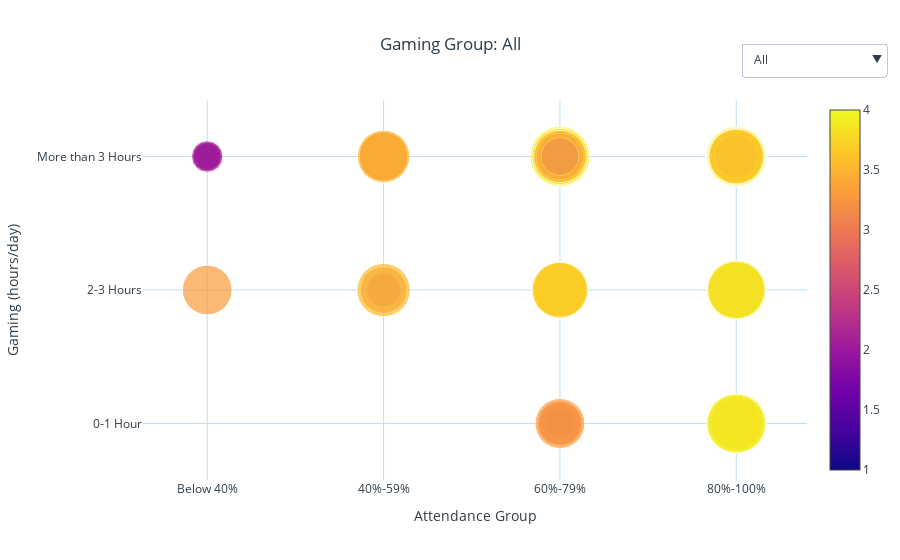

The notebook cell saved with this chart:
### Code cell
# Run eerste deze cel voordat je verder gaat 

# Hieronder de libraries die gebruikt zijn
import pandas as pd
import plotly.express as px
import plotly.graph_objects as go

# Hieronder laad je de datasets in
df1 = pd.read_csv("StudentPerformanceFactors.csv")
df2 = pd.read_csv("gameandgrade.csv")
df3 = pd.read_csv("ResearchInformation3.csv")

# Letop! krijg je een error dan heb je waarschijlijk een andere naam aan de datasets gegeven 
# of de datasets staan niet in dezelfde map als de jupyter notebook 

import pandas as pd
import plotly.graph_objects as go

# Load datasets
df1 = pd.read_csv("StudentPerformanceFactors.csv")
df2 = pd.read_csv("gameandgrade.csv")
df3 = pd.read_csv("ResearchInformation3.csv")

# Select the dataset with required columns
for df_candidate in [df1, df2, df3]:
    if {"Gaming", "Attendance", "Overall"}.issubset(df_candidate.columns):
        df = df_candidate
        break
else:
    raise ValueError("No dataset contains all required columns.")

# Clean and prepare data
df_clean = df[["Gaming", "Attendance", "Overall"]].dropna().copy()

# Define categorical order
gaming_order = ["More than 3 Hours", "2-3 Hours", "0-1 Hour"]
attendance_order = ["Below 40%", "40%-59%", "60%-79%", "80%-100%"]

df_clean["Gaming"] = pd.Categorical(df_clean["Gaming"], categories=gaming_order, ordered=True)
df_clean["Attendance"] = pd.Categorical(df_clean["Attendance"], categories=attendance_order, ordered=True)

# Create trace for "All"
trace_all = go.Scatter(
    x=df_clean["Attendance"],
    y=df_clean["Gaming"],
    mode='markers',
    name="All",
    visible=True,
    marker=dict(
        size=df_clean["Overall"] * 15,
        color=df_clean["Overall"],
        colorscale="Plasma",
        showscale=True  # Colorbar is shown
    ),
    text=[f"Attendance: {a}<br>Gaming: {g}<br>CGPA: {c:.2f}" 
          for a, g, c in zip(df_clean["Attendance"], df_clean["Gaming"], df_clean["Overall"])],
    hoverinfo='skip'
)

# Create traces per gaming group
group_traces = []
for group in gaming_order:
    group_data = df_clean[df_clean["Gaming"] == group]
    trace = go.Scatter(
        x=group_data["Attendance"],
        y=group_data["Gaming"],
        mode='markers',
        name=group,
        visible=False,
        marker=dict(
            size=group_data["Overall"] * 15,
            color=group_data["Overall"],
            colorscale="Plasma",
            showscale=True  # Colorbar
        ),
        text=[f"Attendance: {a}<br>CGPA: {c:.2f}" 
              for a, c in zip(group_data["Attendance"], group_data["Overall"])],
        hoverinfo='skip'
    )
    group_traces.append(trace)

# All traces
all_traces = [trace_all] + group_traces

# Dropdown buttons
dropdown_buttons = [
    dict(
        label="All",
        method="update",
        args=[
            {"visible": [True] + [False]*len(gaming_order)},
            {"title": "Gaming Group: All"}
        ]
    )
]

for i, group in enumerate(gaming_order):
    visible_array = [False] * (len(gaming_order) + 1)
    visible_array[i + 1] = True
    dropdown_buttons.append(
        dict(
            label=group,
            method="update",
            args=[
                {"visible": visible_array},
                {"title": f"Gaming Group: {group}"}
            ]
        )
    )

# Layout
layout = go.Layout(
    title="Gaming Group: All",
    xaxis=dict(title="Attendance Group", categoryorder='array', categoryarray=attendance_order),
    yaxis=dict(title="Gaming (hours/day)", categoryorder='array', categoryarray=gaming_order[::-1]),
    updatemenus=[
        dict(
            buttons=dropdown_buttons,
            direction="down",
            showactive=True,
            x=0.9,
            xanchor="left",
            y=1.15,
            yanchor="top"
        )
    ],
    margin=dict(t=100),
    height=600
)

# Show figure
fig = go.Figure(data=all_traces, layout=layout)
fig.show()

### Figure 1 — Plotly figure (JSON) as saved in the notebook; plotly's stock layout.template omitted (floating-point values rounded to 4 significant figures; data arrays with more than 128 entries replaced by an {"elided": "..."} marker saying what was removed)
{"data": [{"hoverinfo": "skip", "marker": {"color": {"elided": "493 float values"}, "colorscale": [[0, "#0d0887"], [0.1111, "#46039f"], [0.2222, "#7201a8"], [0.3333, "#9c179e"], [0.4444, "#bd3786"], [0.5556, "#d8576b"], [0.6667, "#ed7953"], [0.7778, "#fb9f3a"], [0.8889, "#fdca26"], [1, "#f0f921"]], "showscale": true, "size": {"elided": "493 float values"}}, "mode": "markers", "name": "All", "text": {"elided": "493 str values"}, "type": "scatter", "visible": true, "x": {"elided": "493 str values"}, "y": {"elided": "493 str values"}}, {"hoverinfo": "skip", "marker": {"color": {"elided": "302 float values"}, "colorscale": [[0, "#0d0887"], [0.1111, "#46039f"], [0.2222, "#7201a8"], [0.3333, "#9c179e"], [0.4444, "#bd3786"], [0.5556, "#d8576b"], [0.6667, "#ed7953"], [0.7778, "#fb9f3a"], [0.8889, "#fdca26"], [1, "#f0f921"]], "showscale": true, "size": {"elided": "302 float values"}}, "mode": "markers", "name": "More than 3 Hours", "text": {"elided": "302 str values"}, "type": "scatter", "visible": false, "x": {"elided": "302 str values"}, "y": {"elided": "302 str values"}}, {"hoverinfo": "skip", "marker": {"color": {"elided": "141 float values"}, "colorscale": [[0, "#0d0887"], [0.1111, "#46039f"], [0.2222, "#7201a8"], [0.3333, "#9c179e"], [0.4444, "#bd3786"], [0.5556, "#d8576b"], [0.6667, "#ed7953"], [0.7778, "#fb9f3a"], [0.8889, "#fdca26"], [1, "#f0f921"]], "showscale": true, "size": {"elided": "141 float values"}}, "mode": "markers", "name": "2-3 Hours", "text": {"elided": "141 str values"}, "type": "scatter", "visible": false, "x": {"elided": "141 str values"}, "y": {"elided": "141 str values"}}, {"hoverinfo": "skip", "marker": {"color": [3.35, 3.467, 1.8, 2.0, 2.5, 2.79, 3.0, 3.11, 3.39, 3.5, 3.5, 3.54, 3.65, 3.65, 3.78, 3.78, 3.8, 3.8, 3.84, 3.87, 3.88, 3.88, 3.88, 3.88, 3.88, 3.88, 3.93, 3.94, 3.94, 3.94, 3.94, 3.94, 3.94, 3.94, 3.94, 3.94, 3.94, 3.94, 3.94, 3.94, 3.95, 4.0, 3.33, 3.6, 3.8, 3.17, 3.5, 3.5, 3.78, 3.94], "colorscale": [[0, "#0d0887"], [0.1111, "#46039f"], [0.2222, "#7201a8"], [0.3333, "#9c179e"], [0.4444, "#bd3786"], [0.5556, "#d8576b"], [0.6667, "#ed7953"], [0.7778, "#fb9f3a"], [0.8889, "#fdca26"], [1, "#f0f921"]], "showscale": true, "size": [50.25, 52.01, 27.0, 30.0, 37.5, 41.85, 45.0, 46.65, 50.85, 52.5, 52.5, 53.1, 54.75, 54.75, 56.7, 56.7, 57.0, 57.0, 57.6, 58.05, 58.2, 58.2, 58.2, 58.2, 58.2, 58.2, 58.95, 59.1, 59.1, 59.1, 59.1, 59.1, 59.1, 59.1, 59.1, 59.1, 59.1, 59.1, 59.1, 59.1, 59.25, 60.0, 49.95, 54.0, 57.0, 47.55, 52.5, 52.5, 56.7, 59.1]}, "mode": "markers", "name": "0-1 Hour", "text": ["Attendance: 80%-100%<br>CGPA: 3.35", "Attendance: 80%-100%<br>CGPA: 3.47", "Attendance: 80%-100%<br>CGPA: 1.80", "Attendance: 60%-79%<br>CGPA: 2.00", "Attendance: 80%-100%<br>CGPA: 2.50", "Attendance: 60%-79%<br>CGPA: 2.79", "Attendance: 60%-79%<br>CGPA: 3.00", "Attendance: 80%-100%<br>CGPA: 3.11", "Attendance: 80%-100%<br>CGPA: 3.39", "Attendance: 80%-100%<br>CGPA: 3.50", "Attendance: 80%-100%<br>CGPA: 3.50", "Attendance: 80%-100%<br>CGPA: 3.54", "Attendance: 80%-100%<br>CGPA: 3.65", "Attendance: 80%-100%<br>CGPA: 3.65", "Attendance: 80%-100%<br>CGPA: 3.78", "Attendance: 80%-100%<br>CGPA: 3.78", "Attendance: 80%-100%<br>CGPA: 3.80", "Attendance: 80%-100%<br>CGPA: 3.80", "Attendance: 80%-100%<br>CGPA: 3.84", "Attendance: 80%-100%<br>CGPA: 3.87", "Attendance: 80%-100%<br>CGPA: 3.88", "Attendance: 80%-100%<br>CGPA: 3.88", "Attendance: 80%-100%<br>CGPA: 3.88", "Attendance: 80%-100%<br>CGPA: 3.88", "Attendance: 80%-100%<br>CGPA: 3.88", "Attendance: 80%-100%<br>CGPA: 3.88", "Attendance: 80%-100%<br>CGPA: 3.93", "Attendance: 80%-100%<br>CGPA: 3.94", "Attendance: 80%-100%<br>CGPA: 3.94", "Attendance: 80%-100%<br>CGPA: 3.94", "Attendance: 80%-100%<br>CGPA: 3.94", "Attendance: 80%-100%<br>CGPA: 3.94", "Attendance: 80%-100%<br>CGPA: 3.94", "Attendance: 80%-100%<br>CGPA: 3.94", "Attendance: 80%-100%<br>CGPA: 3.94", "Attendance: 80%-100%<br>CGPA: 3.94", "Attendance: 80%-100%<br>CGPA: 3.94", "Attendance: 80%-100%<br>CGPA: 3.94", "Attendance: 80%-100%<br>CGPA: 3.94", "Attendance: 80%-100%<br>CGPA: 3.94", "Attendance: 80%-100%<br>CGPA: 3.95", "Attendance: 80%-100%<br>CGPA: 4.00", "Attendance: 60%-79%<br>CGPA: 3.33", "Attendance: 80%-100%<br>CGPA: 3.60", "Attendance: 80%-100%<br>CGPA: 3.80", "Attendance: 80%-100%<br>CGPA: 3.17", "Attendance: 80%-100%<br>CGPA: 3.50", "Attendance: 80%-100%<br>CGPA: 3.50", "Attendance: 80%-100%<br>CGPA: 3.78", "Attendance: 80%-100%<br>CGPA: 3.94"], "type": "scatter", "visible": false, "x": ["80%-100%", "80%-100%", "80%-100%", "60%-79%", "80%-100%", "60%-79%", "60%-79%", "80%-100%", "80%-100%", "80%-100%", "80%-100%", "80%-100%", "80%-100%", "80%-100%", "80%-100%", "80%-100%", "80%-100%", "80%-100%", "80%-100%", "80%-100%", "80%-100%", "80%-100%", "80%-100%", "80%-100%", "80%-100%", "80%-100%", "80%-100%", "80%-100%", "80%-100%", "80%-100%", "80%-100%", "80%-100%", "80%-100%", "80%-100%", "80%-100%", "80%-100%", "80%-100%", "80%-100%", "80%-100%", "80%-100%", "80%-100%", "80%-100%", "60%-79%", "80%-100%", "80%-100%", "80%-100%", "80%-100%", "80%-100%", "80%-100%", "80%-100%"], "y": ["0-1 Hour", "0-1 Hour", "0-1 Hour", "0-1 Hour", "0-1 Hour", "0-1 Hour", "0-1 Hour", "0-1 Hour", "0-1 Hour", "0-1 Hour", "0-1 Hour", "0-1 Hour", "0-1 Hour", "0-1 Hour", "0-1 Hour", "0-1 Hour", "0-1 Hour", "0-1 Hour", "0-1 Hour", "0-1 Hour", "0-1 Hour", "0-1 Hour", "0-1 Hour", "0-1 Hour", "0-1 Hour", "0-1 Hour", "0-1 Hour", "0-1 Hour", "0-1 Hour", "0-1 Hour", "0-1 Hour", "0-1 Hour", "0-1 Hour", "0-1 Hour", "0-1 Hour", "0-1 Hour", "0-1 Hour", "0-1 Hour", "0-1 Hour", "0-1 Hour", "0-1 Hour", "0-1 Hour", "0-1 Hour", "0-1 Hour", "0-1 Hour", "0-1 Hour", "0-1 Hour", "0-1 Hour", "0-1 Hour", "0-1 Hour"]}], "layout": {"autosize": true, "margin": {"t": 100}, "title": {"text": "Gaming Group: All"}, "updatemenus": [{"buttons": [{"args": [{"visible": [true, false, false, false]}, {"title": "Gaming Group: All"}], "label": "All", "method": "update"}, {"args": [{"visible": [false, true, false, false]}, {"title": "Gaming Group: More than 3 Hours"}], "label": "More than 3 Hours", "method": "update"}, {"args": [{"visible": [false, false, true, false]}, {"title": "Gaming Group: 2-3 Hours"}], "label": "2-3 Hours", "method": "update"}, {"args": [{"visible": [false, false, false, true]}, {"title": "Gaming Group: 0-1 Hour"}], "label": "0-1 Hour", "method": "update"}], "direction": "down", "showactive": true, "x": 0.9, "xanchor": "left", "y": 1.15, "yanchor": "top"}], "xaxis": {"autorange": true, "categoryarray": ["Below 40%", "40%-59%", "60%-79%", "80%-100%"], "categoryorder": "array", "range": [-0.3162, 3.344], "title": {"text": "Attendance Group"}, "type": "category"}, "yaxis": {"autorange": true, "categoryarray": ["0-1 Hour", "2-3 Hours", "More than 3 Hours"], "categoryorder": "array", "range": [-0.3861, 2.386], "title": {"text": "Gaming (hours/day)"}, "type": "category"}}}
